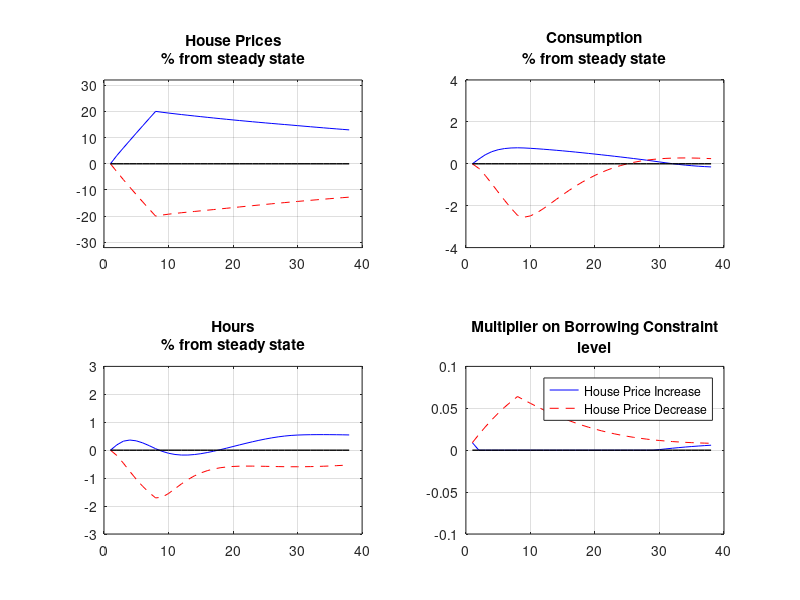

Write MATLAB code to recreate this figure.
load irfP;
load irfN;

% The below plotting code is derived from code kindly provided by Matteo Iacoviello here: https://www2.bc.edu/matteo-iacoviello/research.htm

figure;
subplot(2,2,1)
plot(100*irf1P,'b');  hold on
plot(100*irf1N,'r--');
ylim([-32 32])
grid on
title({'House Prices','% from steady state'})
hold on; plot(0*irf1P,'k','Linewidth',1)

subplot(2,2,2)
plot(100*irf2P,'b');  hold on
plot(100*irf2N,'r--');
ylim([-4.0 4.0])
title({'Consumption','% from steady state'})
hold on; plot(0*irf1P,'k','Linewidth',1)
grid on


subplot(2,2,3)
plot(100*irf3P,'b');  hold on
plot(100*irf3N,'r--');
ylim([-3 3])
title({'Hours','% from steady state'})
hold on; plot(0*irf1P,'k','Linewidth',1)
grid on


subplot(2,2,4)
plot(100*irf4P,'b');  hold on
plot(100*irf4N,'r--');
ylim([-0.1 0.1])
title({'Multiplier on Borrowing Constraint','level'})
hold on; plot(0*irf1P,'k','Linewidth',1)
legend('House Price Increase','House Price Decrease')
grid on
